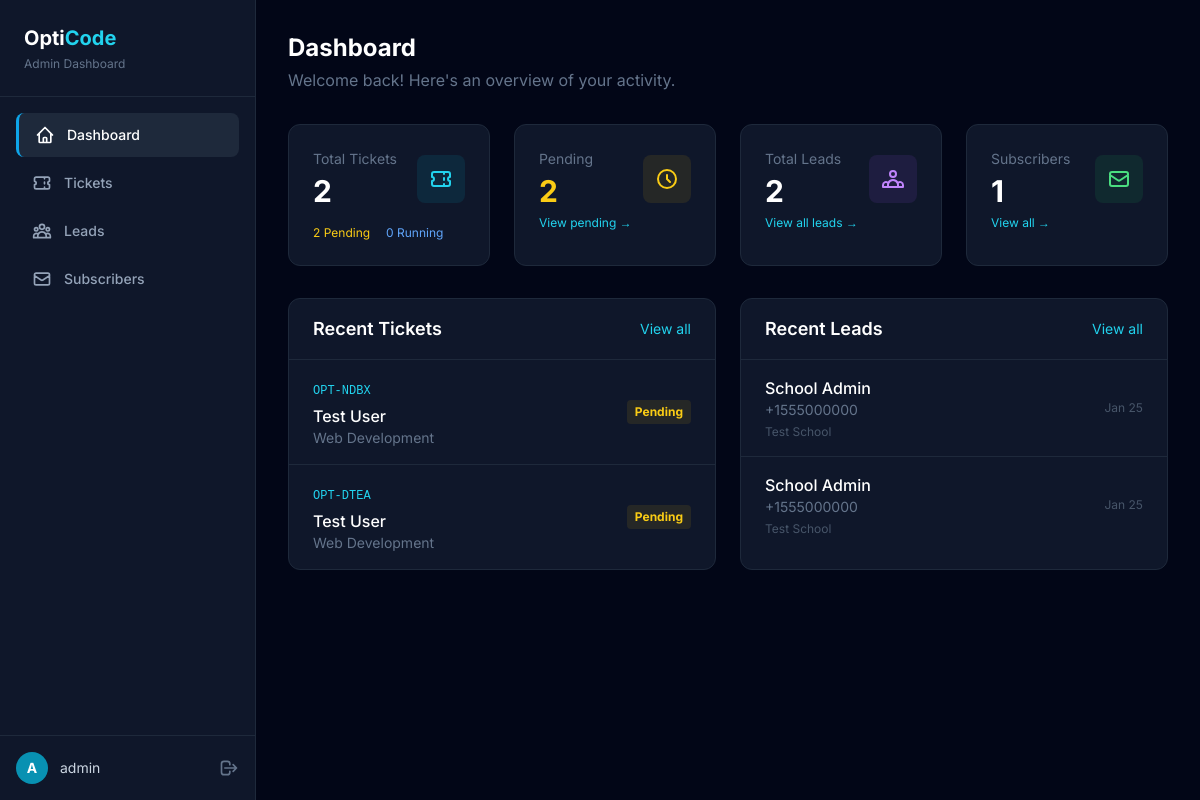
/admin/ (signed in), run on the app's committed database.
### app/models/ticket.py (models this page shows, shortened)
class Ticket(db.Model):
    __tablename__ = 'tickets'
    id = db.Column(db.Integer, primary_key=True)
    ticket_id = db.Column(db.String(20), unique=True, nullable=False, index=True)
    name = db.Column(db.String(100), nullable=False)
    email = db.Column(db.String(120), nullable=False)
    project_type = db.Column(db.String(50), nullable=False)
    message = db.Column(db.Text, nullable=False)
    status = db.Column(db.String(20), default='Pending', nullable=False)
    created_at = db.Column(db.DateTime, default=datetime.utcnow, nullable=False)
    updated_at = db.Column(db.DateTime, default=datetime.utcnow, onupdate=datetime.utcnow)
    messages = db.relationship('Message', backref='ticket', lazy='dynamic', cascade='all, delete-orphan')
    STATUS_PENDING = 'Pending'
    STATUS_ACCEPTED = 'Accepted'
    STATUS_RUNNING = 'Running'
    STATUS_COMPLETED = 'Completed'
    STATUS_CANCELLED = 'Cancelled'
    VALID_STATUSES = [STATUS_PENDING, STATUS_ACCEPTED, STATUS_RUNNING, STATUS_COMPLETED, STATUS_CANCELLED]

### app/models/lead.py (models this page shows, shortened)
class Lead(db.Model):
    __tablename__ = 'leads'
    id = db.Column(db.Integer, primary_key=True)
    name = db.Column(db.String(100), nullable=False)
    phone = db.Column(db.String(20), nullable=False)
    school = db.Column(db.String(200), nullable=True)
    address = db.Column(db.Text, nullable=True)
    created_at = db.Column(db.DateTime, default=datetime.utcnow, nullable=False)

### app/routes/admin.py (the view)
@admin_bp.route('/')
@login_required
def dashboard():
    total_tickets = Ticket.query.count()
    pending_tickets = Ticket.query.filter_by(status='Pending').count()
    accepted_tickets = Ticket.query.filter_by(status='Accepted').count()
    running_tickets = Ticket.query.filter_by(status='Running').count()
    completed_tickets = Ticket.query.filter_by(status='Completed').count()
    total_leads = Lead.query.count()
    total_subscribers = Subscriber.query.filter_by(is_active=True).count()
    recent_tickets = Ticket.query.order_by(Ticket.created_at.desc()).limit(5).all()
    recent_leads = Lead.query.order_by(Lead.created_at.desc()).limit(5).all()
    return render_template('dashboard.html',
        total_tickets=total_tickets,
        pending_tickets=pending_tickets,
        accepted_tickets=accepted_tickets,
        running_tickets=running_tickets,
        completed_tickets=completed_tickets,
        total_leads=total_leads,
        total_subscribers=total_subscribers,
        recent_tickets=recent_tickets,
        recent_leads=recent_leads
    )

### app/routes/auth.py (called while the page is built)
def login_required(f):
    @wraps(f)
    def decorated_function(*args, **kwargs):
        if not session.get('admin_logged_in'):
            flash('Please log in to access the admin panel.', 'warning')
            return redirect(url_for('auth.login', next=request.url))
        return f(*args, **kwargs)
    return decorated_function

### app/templates/dashboard.html (shortened to what this page needs)
{% extends "base.html" %}
{% block content %}
<div class="space-y-8">
    <div>
        <h1 class="text-2xl font-bold text-white">Dashboard</h1>
        <p class="text-slate-500 mt-1">Welcome back! Here's an overview of your activity.</p>
    </div>
    <div class="grid grid-cols-1 md:grid-cols-2 lg:grid-cols-4 gap-6">
        <div class="bg-slate-900 border border-slate-800 rounded-xl p-6">
            <div class="flex items-center justify-between">
                <div>
                    <p class="text-slate-500 text-sm">Total Tickets</p>
                    <p class="text-3xl font-bold text-white mt-1">{{ total_tickets }}</p>
                </div>
                <div class="w-12 h-12 bg-cyan-500/10 rounded-lg flex items-center justify-center">
                    <svg class="w-6 h-6 text-cyan-400" fill="none" stroke="currentColor" viewBox="0 0 24 24">
                        <path stroke-linecap="round" stroke-linejoin="round" stroke-width="2"
                            d="M15 5v2m0 4v2m0 4v2M5 5a2 2 0 00-2 2v3a2 2 0 110 4v3a2 2 0 002 2h14a2 2 0 002-2v-3a2 2 0 110-4V7a2 2 0 00-2-2H5z">
                        </path>
                    </svg>
                </div>
            </div>
            <div class="mt-4 flex items-center gap-4 text-xs">
                <span class="text-yellow-400">{{ pending_tickets }} Pending</span>
                <span class="text-blue-400">{{ running_tickets }} Running</span>
            </div>
        </div>
        <div class="bg-slate-900 border border-slate-800 rounded-xl p-6">
            <div class="flex items-center justify-between">
                <div>
                    <p class="text-slate-500 text-sm">Pending</p>
                    <p class="text-3xl font-bold text-yellow-400 mt-1">{{ pending_tickets }}</p>
                </div>
                <div class="w-12 h-12 bg-yellow-500/10 rounded-lg flex items-center justify-center">
                    <svg class="w-6 h-6 text-yellow-400" fill="none" stroke="currentColor" viewBox="0 0 24 24">
                        <path stroke-linecap="round" stroke-linejoin="round" stroke-width="2"
                            d="M12 8v4l3 3m6-3a9 9 0 11-18 0 9 9 0 0118 0z"></path>
                    </svg>
                </div>
            </div>
            <a href="{{ url_for('admin.tickets', status='Pending') }}"
                class="mt-4 text-xs text-cyan-400 hover:text-cyan-300">
                View pending →
            </a>
        </div>
        <div class="bg-slate-900 border border-slate-800 rounded-xl p-6">
            <div class="flex items-center justify-between">
                <div>
                    <p class="text-slate-500 text-sm">Total Leads</p>
                    <p class="text-3xl font-bold text-white mt-1">{{ total_leads }}</p>
                </div>
                <div class="w-12 h-12 bg-purple-500/10 rounded-lg flex items-center justify-center">
                </div>
            </div>
            <a href="{{ url_for('admin.leads') }}" class="mt-4 text-xs text-cyan-400 hover:text-cyan-300">
                View all leads →
            </a>
        </div>
        <div class="bg-slate-900 border border-slate-800 rounded-xl p-6">
            <div class="flex items-center justify-between">
                <div>
                    <p class="text-slate-500 text-sm">Subscribers</p>
                    <p class="text-3xl font-bold text-white mt-1">{{ total_subscribers }}</p>
                </div>
                <div class="w-12 h-12 bg-green-500/10 rounded-lg flex items-center justify-center">
                    <svg class="w-6 h-6 text-green-400" fill="none" stroke="currentColor" viewBox="0 0 24 24">
                        <path stroke-linecap="round" stroke-linejoin="round" stroke-width="2"
                            d="M3 8l7.89 5.26a2 2 0 002.22 0L21 8M5 19h14a2 2 0 002-2V7a2 2 0 00-2-2H5a2 2 0 00-2 2v10a2 2 0 002 2z">
                        </path>
                    </svg>
                </div>
            </div>
            <a href="{{ url_for('admin.subscribers') }}" class="mt-4 text-xs text-cyan-400 hover:text-cyan-300">
                View all →
            </a>
        </div>
    </div>
    <div class="grid grid-cols-1 lg:grid-cols-2 gap-6">
        <div class="bg-slate-900 border border-slate-800 rounded-xl overflow-hidden">
            <div class="px-6 py-4 border-b border-slate-800 flex items-center justify-between">
                <h2 class="text-lg font-semibold text-white">Recent Tickets</h2>
                <a href="{{ url_for('admin.tickets') }}" class="text-sm text-cyan-400 hover:text-cyan-300">View all</a>
            </div>
            <div class="divide-y divide-slate-800">
                {% for ticket in recent_tickets %}
                <a href="{{ url_for('admin.ticket_detail', ticket_id=ticket.ticket_id) }}"
                    class="block px-6 py-4 hover:bg-slate-800/50 transition-colors">
                    <div class="flex items-center justify-between">
                        <div>
                            <span class="text-xs font-mono text-cyan-400">{{ ticket.ticket_id }}</span>
                            <p class="text-white font-medium mt-1">{{ ticket.name }}</p>
                            <p class="text-slate-500 text-sm">{{ ticket.project_type }}</p>
                        </div>
                        <span class="px-2 py-1 rounded text-xs font-bold
                            {% if ticket.status == 'Pending' %}bg-yellow-500/10 text-yellow-400
                            {% elif ticket.status == 'Accepted' %}bg-green-500/10 text-green-400
                            {% elif ticket.status == 'Running' %}bg-blue-500/10 text-blue-400
                            {% elif ticket.status == 'Completed' %}bg-slate-500/10 text-slate-400
                            {% else %}bg-red-500/10 text-red-400{% endif %}">
                            {{ ticket.status }}
                        </span>
                    </div>
                </a>
                {% else %}
                <div class="px-6 py-8 text-center text-slate-500">
                    No tickets yet.
                </div>
                {% endfor %}
            </div>
        </div>
        <div class="bg-slate-900 border border-slate-800 rounded-xl overflow-hidden">
            <div class="px-6 py-4 border-b border-slate-800 flex items-center justify-between">
                <h2 class="text-lg font-semibold text-white">Recent Leads</h2>
                <a href="{{ url_for('admin.leads') }}" class="text-sm text-cyan-400 hover:text-cyan-300">View all</a>
            </div>
            <div class="divide-y divide-slate-800">
                {% for lead in recent_leads %}
                <div class="px-6 py-4">
                    <div class="flex items-center justify-between">
                        <div>
                            <p class="text-white font-medium">{{ lead.name }}</p>
                            <p class="text-slate-500 text-sm">{{ lead.phone }}</p>
                            {% if lead.school %}
                            <p class="text-slate-600 text-xs mt-1">{{ lead.school }}</p>
                            {% endif %}
                        </div>
                        <span class="text-xs text-slate-600">
                            {{ lead.created_at.strftime('%b %d') }}
                        </span>
                    </div>
                </div>
                {% else %}
                <div class="px-6 py-8 text-center text-slate-500">
                    No leads yet.
                </div>
                {% endfor %}
            </div>
        </div>
    </div>
</div>
{% endblock %}

### app/templates/base.html (shortened to what this page needs)
<!DOCTYPE html>
<html lang="en">
<head>
    <script src="https://cdn.tailwindcss.com"></script>
</head>
<body class="bg-slate-950 text-slate-300 font-sans min-h-screen">
    {% if session.get('admin_logged_in') %}
    <div class="flex min-h-screen">
        <aside class="w-64 bg-slate-900 border-r border-slate-800 fixed h-full">
            <div class="p-6 border-b border-slate-800">
                <a href="{{ url_for('admin.dashboard') }}" class="flex items-center gap-2">
                    <span class="text-xl font-bold text-white">Opti<span class="text-cyan-400">Code</span></span>
                </a>
                <p class="text-xs text-slate-500 mt-1">Admin Dashboard</p>
            </div>
            <nav class="p-4 space-y-1">
                <a href="{{ url_for('admin.dashboard') }}"
                    class="sidebar-link flex items-center gap-3 px-4 py-3 rounded-lg text-sm font-medium transition-colors
                          {% if request.endpoint == 'admin.dashboard' %}active text-white{% else %}text-slate-400{% endif %}">
                    <svg class="w-5 h-5" fill="none" stroke="currentColor" viewBox="0 0 24 24">
                        <path stroke-linecap="round" stroke-linejoin="round" stroke-width="2"
                            d="M3 12l2-2m0 0l7-7 7 7M5 10v10a1 1 0 001 1h3m10-11l2 2m-2-2v10a1 1 0 01-1 1h-3m-6 0a1 1 0 001-1v-4a1 1 0 011-1h2a1 1 0 011 1v4a1 1 0 001 1m-6 0h6">
                        </path>
                    </svg>
                    Dashboard
                </a>
                <a href="{{ url_for('admin.tickets') }}" class="sidebar-link flex items-center gap-3 px-4 py-3 rounded-lg text-sm font-medium transition-colors
                          {% if 'ticket' in request.endpoint %}active text-white{% else %}text-slate-400{% endif %}">
                    <svg class="w-5 h-5" fill="none" stroke="currentColor" viewBox="0 0 24 24">
                        <path stroke-linecap="round" stroke-linejoin="round" stroke-width="2"
                            d="M15 5v2m0 4v2m0 4v2M5 5a2 2 0 00-2 2v3a2 2 0 110 4v3a2 2 0 002 2h14a2 2 0 002-2v-3a2 2 0 110-4V7a2 2 0 00-2-2H5z">
                        </path>
                    </svg>
                    Tickets
                </a>
                <a href="{{ url_for('admin.leads') }}"
                    class="sidebar-link flex items-center gap-3 px-4 py-3 rounded-lg text-sm font-medium transition-colors
                          {% if request.endpoint == 'admin.leads' %}active text-white{% else %}text-slate-400{% endif %}">
                    Leads
                </a>
                <a href="{{ url_for('admin.subscribers') }}"
                    class="sidebar-link flex items-center gap-3 px-4 py-3 rounded-lg text-sm font-medium transition-colors
                          {% if request.endpoint == 'admin.subscribers' %}active text-white{% else %}text-slate-400{% endif %}">
                    <svg class="w-5 h-5" fill="none" stroke="currentColor" viewBox="0 0 24 24">
                        <path stroke-linecap="round" stroke-linejoin="round" stroke-width="2"
                            d="M3 8l7.89 5.26a2 2 0 002.22 0L21 8M5 19h14a2 2 0 002-2V7a2 2 0 00-2-2H5a2 2 0 00-2 2v10a2 2 0 002 2z">
                        </path>
                    </svg>
                    Subscribers
                </a>
            </nav>
            <div class="absolute bottom-0 left-0 right-0 p-4 border-t border-slate-800">
                <div class="flex items-center justify-between">
                    <div class="flex items-center gap-3">
                        <div
                            class="w-8 h-8 rounded-full bg-cyan-600 flex items-center justify-center text-white font-bold text-sm">
                            A
                        </div>
                        <span class="text-sm text-slate-300">{{ session.get('admin_username', 'Admin') }}</span>
                    </div>
                    <a href="{{ url_for('auth.logout') }}" class="text-slate-500 hover:text-white transition-colors"
                        title="Logout">
                        <svg class="w-5 h-5" fill="none" stroke="currentColor" viewBox="0 0 24 24">
                            <path stroke-linecap="round" stroke-linejoin="round" stroke-width="2"
                                d="M17 16l4-4m0 0l-4-4m4 4H7m6 4v1a3 3 0 01-3 3H6a3 3 0 01-3-3V7a3 3 0 013-3h4a3 3 0 013 3v1">
                            </path>
                        </svg>
                    </a>
                </div>
            </div>
        </aside>
        <main class="ml-64 flex-1 p-8">
            {% block content %}{% endblock %}
        </main>
    </div>
    {% else %}
    <div class="min-h-screen flex items-center justify-center p-4">
        {% block login_content %}{% endblock %}
    </div>
    {% endif %}
</body>
</html>

### app/templates/base.html (style rules this page uses)
.sidebar-link.active { background-color: rgb(30 41 59); border-left: 3px solid #0ea5e9; }

### data on the page
Ticket: ticket_id "OPT-NDBX", name "Test User", project_type "Web Development", status "Pending"
Ticket: ticket_id "OPT-DTEA", name "Test User", project_type "Web Development", status "Pending"
Lead: name "School Admin", phone "+1555000000", school "Test School", created_at "Jan 25"
Lead: name "School Admin", phone "+1555000000", school "Test School", created_at "Jan 25"

### other printed values
{{ session.get('admin_username', 'Admin') }} "admin"
{{ total_tickets }} "2"
{{ pending_tickets }} "2"
{{ running_tickets }} "0"
{{ total_leads }} "2"
{{ total_subscribers }} "1"
